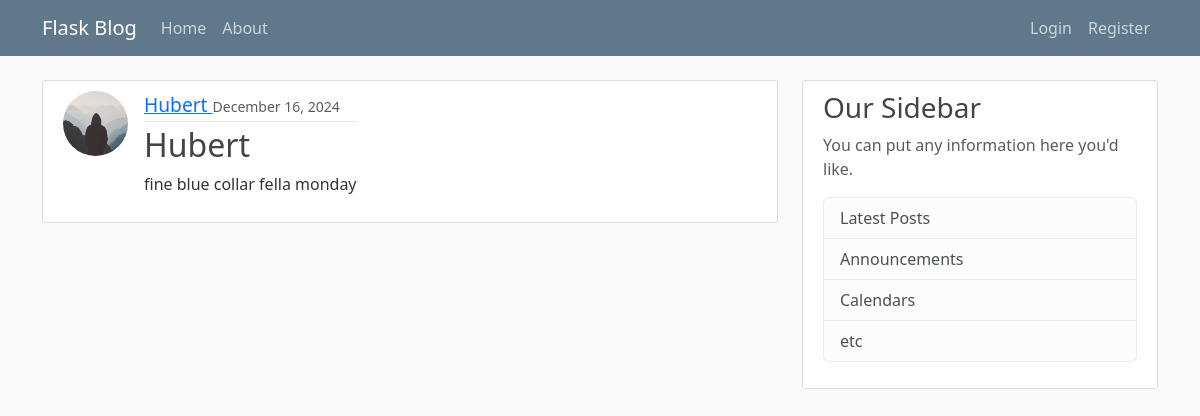
The page /post/30 on the database its author committed.
### flaskblog/users/models.py (models this page shows, shortened)
class User(db.Model, UserMixin):
    __tablename__ = 'user'
    id = db.Column(db.Integer, primary_key=True)
    username = db.Column(db.String(20), unique=True, nullable=False)
    email = db.Column(db.String(120), unique=True, nullable=False)
    image_file = db.Column(db.String(20), nullable=False)
    password = db.Column(db.String(60), nullable=False)
    posts = db.relationship("Post", backref="author", lazy=True)

### flaskblog/posts/models.py (models this page shows, shortened)
class Post(db.Model):
    __tablename__ = 'post'
    id = db.Column(db.Integer, primary_key=True)
    title = db.Column(db.String(100), nullable=False)
    date_posted = db.Column(db.DateTime, nullable=False, default=datetime.utcnow)
    content = db.Column(db.Text, nullable=False)
    user_id = db.Column(db.Integer, db.ForeignKey("user.id"), nullable=False)

### flaskblog/posts/routes.py (the view)
@posts.route("/post/<int:post_id>")
def post(post_id: int):
    post = Post.query.get_or_404(post_id)
    return render_template("post.html", title=post.title, post=post)

### flaskblog/templates/post.html (shortened to what this page needs)
{% extends "layout.html" %} {% set active_page = "Post" %} {% block content %}
<article class="d-flex content-section">
	<img
		class="rounded-circle article-img"
		src="{{url_for('static', filename='profile_pics/' + post.author.image_file) }}"
		alt=""
	/>
	<div class="media-body">
		<div class="article-metadata">
			<a
				style="font-size: larger"
				class="mr-2"
				href="{{ url_for('users.user_posts', username=post.author.username) }}"
				>{{ post.author.username }}
			</a>
			<small class="text-muted">{{ post.date_posted.strftime('%B %d, %Y') }}</small>
			<br />
		</div>
		<h2 class="article-title">{{ post.title }}</h2>
		<p class="article-content">{{ post.content }}</p>
	</div>
</article>
{% endblock content %}

### flaskblog/static/main.css (style rules this page uses)
body { background: #fafafa; color: #333333; margin-top: 5rem; }
h1, h2, h3, h4, h5, h6 { color: #444444; }
.content-section { background: #ffffff; padding: 10px 20px; border: 1px solid #dddddd; border-radius: 3px; margin-bottom: 20px; }
.article-title { color: #444444; }
.article-content { white-space: pre-line; }
.article-img { height: 65px; width: 65px; margin-right: 16px; }
.article-metadata { padding-bottom: 1px; margin-bottom: 4px; border-bottom: 1px solid #e3e3e3 }

### rows shown on the page
User: image_file (placeholder picture), author.username "Hubert"
Post: date_posted "December 16, 2024", title "Hubert", content "fine blue collar fella monday"

### other values the page prints
{{ page.title }} "Home" "About"
{{ page.title }} "Login" "Register"
